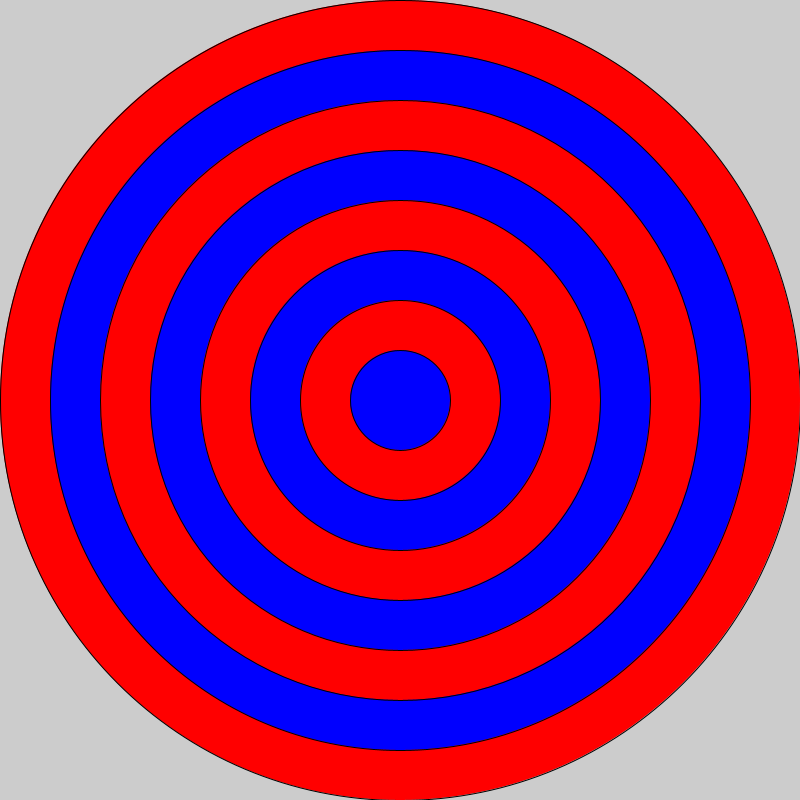
Frame 1 (no input)
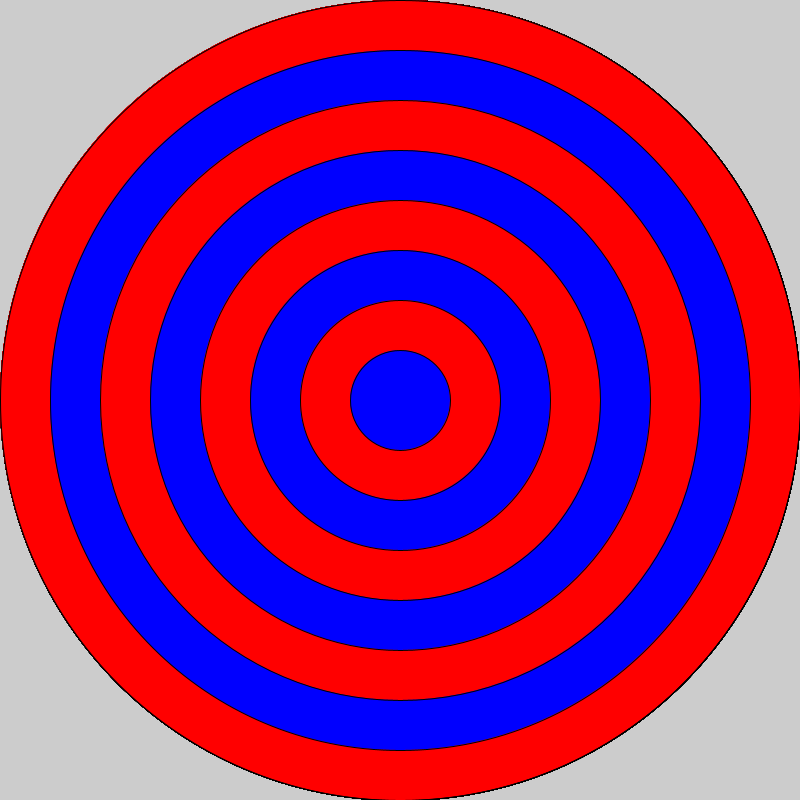
Frame 60 (the mouse pressed at the canvas centre just before this capture)
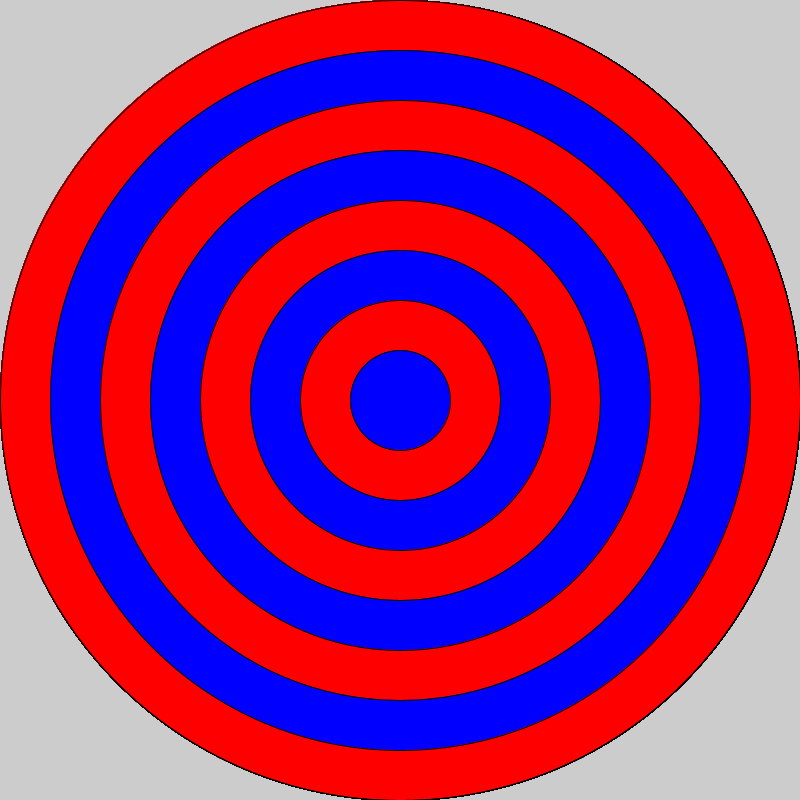
Frame 120 (the mouse held since frame 60 and released just before this capture)

The Processing sketch that drew these frames (run headless with seeded random() and noise(); from frame 60 on, the mouse is pressed at the canvas centre):

// Processing sketch: bullseye
// ── bullseye.pde

void setup() {
 
  // set the size of your sketch
  size(800,800);
}

void draw() {

  //Starting with the largest ellipse, use a for loop to draw a bullseye with ellipses.
    for(int i = 8; i > 0; i--){
  //Use an if statement and modulo to alternate the color of your rings.
  if(i % 2 == 0){
   fill(255,0,0); 
  } else {
    fill(0,0,255);
  }
   ellipse(400,400, i * 100, i * 100);
  
    }
}
